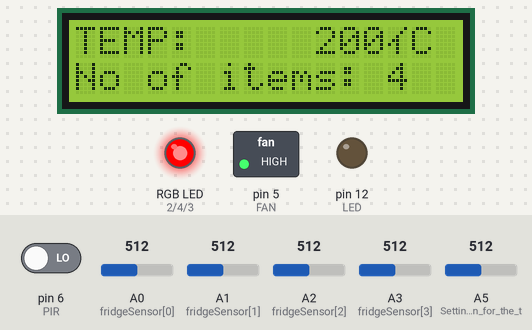
A sketch run on a simulated Arduino Uno, built with avr-gcc and run on an emulated ATmega328P. Parts: 16×2 character LCD, switched loads named in the sketch (green lamp = pin HIGH), an RGB LED mixed from three pins (HIGH = lit), output pins drawn as LEDs (lit = HIGH). The test bench sets the inputs (shaded band); at power-on: A5 (Setting_the_pin_for_the_t) = 512, pin 6 (PIR) LOW, A0 (fridgeSensor[0]) = 512, A1 (fridgeSensor[1]) = 512, A2 (fridgeSensor[2]) = 512, A3 (fridgeSensor[3]) = 512.

Above: at 1.2 s.
1.3 s: A5 (Setting_the_pin_for_the_t) set to 245
At 1.7 s:
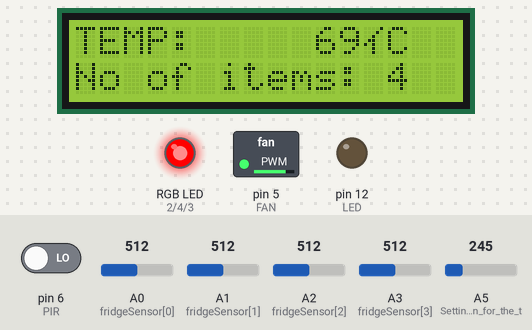
2.8 s: A5 (Setting_the_pin_for_the_t) set to 210
At 4.0 s:
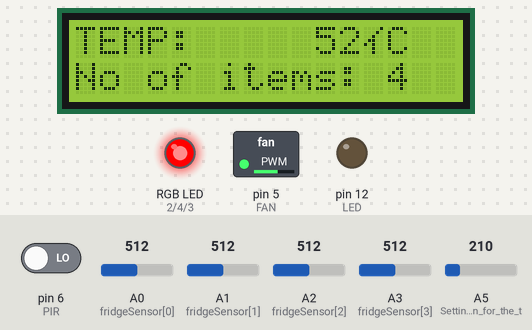
4.3 s: pin 6 (PIR) driven HIGH
At 5.0 s:
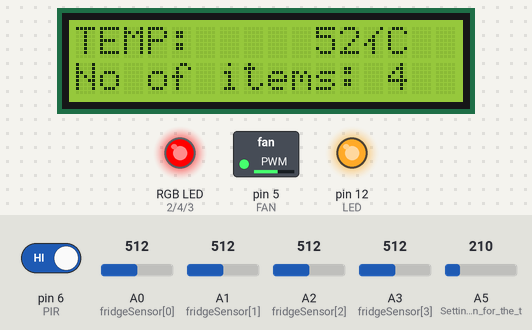
5.8 s: A5 (Setting_the_pin_for_the_t) set to 306
At 6.3 s:
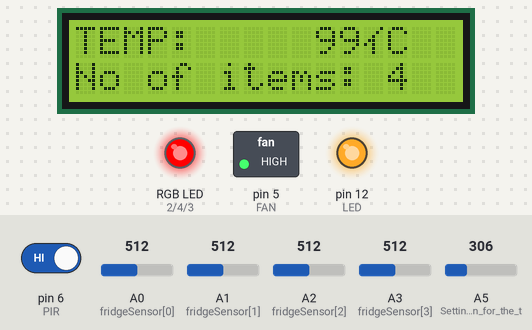
7.3 s: A5 (Setting_the_pin_for_the_t) set to 80
At 7.7 s:
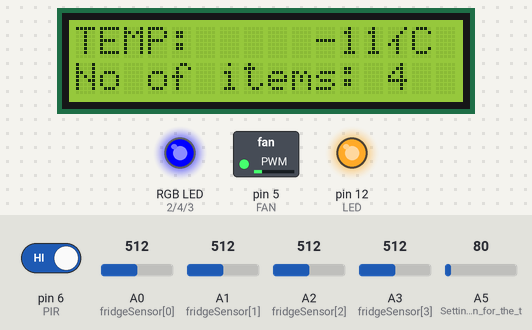
8.8 s: pin 6 (PIR) driven LOW
At 9.7 s:
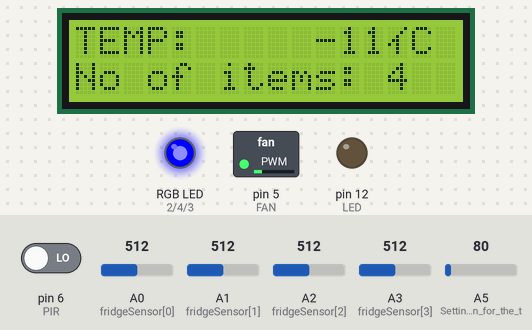
Timing chart, 0 to 11.3 s (numbered marks = the images above; inputs shaded):
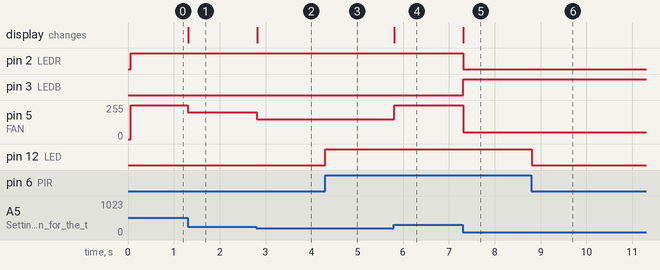

The sketch:

code.ino
```cpp
/* This is the Arduino code for a model of a Smart refrigerator
It constitutes of four Force sensors, a PIR sensor,
a Temperature sensor, a LCD 16x2 display , a DC motor,
a potentiometer, one LED light, and one RGB LED light.

The PIR sensor is used to detect wheter the fridge has been opened
or not, and if it detects any motion, it switches on the LED
in the fridge. If the fridge is empty, the LED is switched off
irrespective of whether the PIR detects any motion. The force sensors
act as pressure sensors and gives us an inventory of how many items
are present in the fridge.
The DC motor is connected to an internal fan which is used for
ventilation and to remove heat from the inside, and the speed is
based on the temperature. The LCD display displays the temperature
and the number of items present in the fridge at all times detected
by the temperature and force sensors respectively. The RGB LED
light shines either red, green or blue depending on the temperature
inside the fridge. (RED - extreme, GREEN - optimum, BLUE - very low).
The potentiometer controls the brightness of the LCD screen
by varying the resistance.

*/

#include <LiquidCrystal.h>
//Initialise all the digital and analog pin values
LiquidCrystal lcd(13, 7, 11, 10, 9, 8);
int fridgeSensor[4]={A0,A1,A2,A3};//analog pins
float fridgeForceValue[4]={0,0,0,0};

int LED = 12;//Digital pin 12 for door LED

//Digital Pin 2,3,4 for temp optimization
int LEDR = 2;
int LEDB = 3;
int LEDG = 4;

int PIR = 6;//Digital pIN 6
int FAN = 5;//Digital Pin 5

int speed = 0;
int sensor = 0;
int temp = 0;

void setup()
{
  lcd.begin(16, 2);  //Initializes the interface for the LCD screen
  pinMode(LED, OUTPUT); // Setting the pin for the LED
  // Setting the pins for the RGB LED
  pinMode(LEDR, OUTPUT);
  pinMode(LEDB, OUTPUT);
  pinMode(LEDG, OUTPUT);
  pinMode(PIR, INPUT);// Setting the pin for the PIR sensor
  pinMode(A5, INPUT);//Setting the pin for the temperature sensor
  pinMode(FAN, OUTPUT);// Setting the pin for the DC motor
  // Setting the pins for the Force sensors
  pinMode(fridgeSensor[0],INPUT);
  pinMode(fridgeSensor[1],INPUT);
  pinMode(fridgeSensor[2],INPUT);
  pinMode(fridgeSensor[3],INPUT);
  lcd.print("TEMP: ");
}

void loop()
{
  int count = 0;
  for(int i=0; i<4; i++)//to read input from the four Force sensors
  {
    fridgeForceValue[i]=analogRead(fridgeSensor[i]);
    //if sensor is squeezed, force value is >0 and  item count incremented
    if(fridgeForceValue[i]>0)
    {
      	count++;
    }
  }

  if(count>0)	//if fridge empty, do not turn LED lights on
  	{
    sensor = digitalRead(PIR); //reading PIR sensor value
    if(sensor==HIGH) //if motion detected, fridge lights on
      digitalWrite(LED, HIGH);
    else
      digitalWrite(LED, LOW);
    }


  	temp = analogRead(A5); //reading temperature sensor value
 	//To map the input from the temperature sensor to the appropriate temperature values
  	temp=map(temp, 20, 358, -40, 125);
  	if(temp>30)
    {
		//red LED for high temperature
      	digitalWrite(LEDR, HIGH);//Red indicator on
 	  	digitalWrite(LEDB, LOW);
  	  	digitalWrite(LEDG, LOW);
      	analogWrite(5, 150); //fan speed slightly high
  	}
  	else if(temp<12)
    {
  		//blue LED for low temperature
        digitalWrite(LEDR, LOW);
        digitalWrite(LEDB, HIGH);//Blue indicator on
   	 	digitalWrite(LEDG, LOW);
      	analogWrite(5, 50); //fan speed low
  	}
  	else
    {
      //green LED for optimum temperature
   	 	digitalWrite(LEDR, LOW);
   	 	digitalWrite(LEDB, LOW);
      	digitalWrite(LEDG, HIGH);//Green indicator on
      	analogWrite(5, 100); //fan speed optimal
    }
    if(temp > 90 )
    {
      	analogWrite(5, 255); //fan speed very high
    }
    else if(temp > 60 )
    {
      	analogWrite(5, 200); //fan speed reasonably high
    }
    // print temp detected in the temperature sensor
  	String output = String(temp)+ String((char)178) + "C ";
  	lcd.setCursor(10,0);
    lcd.print(output);
  	lcd.setCursor(0,1); //set cursor to line 2
  	//print number of items inside the fridge
  	lcd.print("No of items: ");
  	lcd.setCursor(13,1);
    lcd.print(count);
  	delay(10); //delay after which loop() function is executed again.
}
```

Measured:
- the behaviour switches between 227 and 226 on A5 (Setting_the_pin_for_the_t) (found by bisection; images 1 and 2)
- after the input at 1.3 s, pin 5 (FAN): 255/255 → 200/255 at once; the display: changes at once (image 1)
- after the input at 2.8 s, pin 5 (FAN): 200/255 → 150/255 at once; the display: changes at once (image 2)
- after the input at 4.3 s, pin 12 (LED): LOW → HIGH at once
- after the input at 5.8 s, pin 5 (FAN): 150/255 → 255/255 at once; the display: changes at once (image 4)
- after the input at 7.3 s, pin 2 (LEDR): HIGH → LOW at once; pin 3 (LEDB): LOW → HIGH at once; pin 5 (FAN): 255/255 → 50/255 at once; the display: changes at once (image 5)
- after the input at 8.8 s, pin 12 (LED): HIGH → LOW at once
